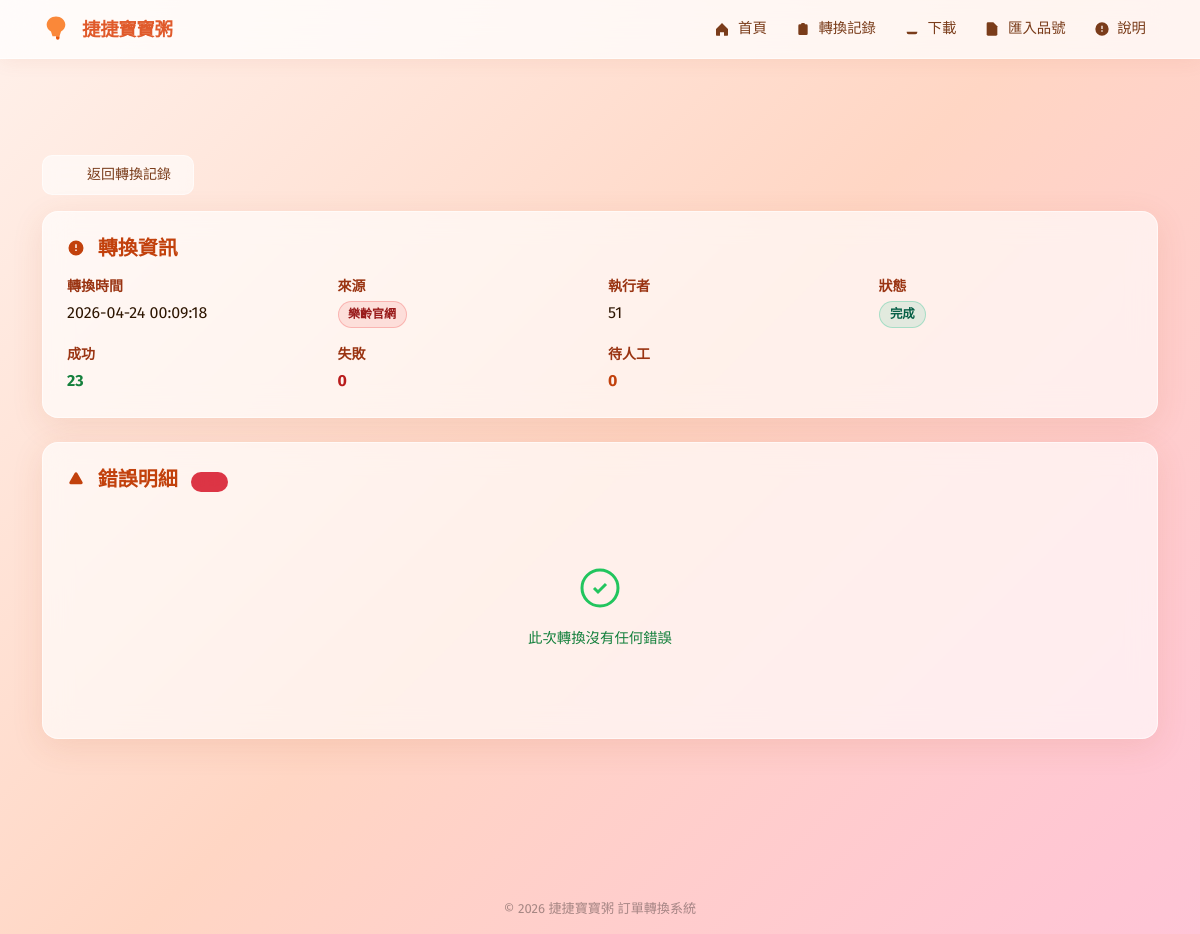
The page /errors/2 on the database its author committed.
### app/models.py (models this page shows, shortened)
class ConversionLog(db.Model):
    __tablename__ = "conversion_logs"
    id            = db.Column(db.Integer, primary_key=True)
    created_at    = db.Column(db.DateTime, default=datetime.utcnow, nullable=False)
    operator      = db.Column(db.String(50))
    source_type   = db.Column(db.String(20), nullable=False)  # shopee|a1baby|leage
    input_files   = db.Column(db.Text)   # JSON 陣列（原始檔名）
    success_count = db.Column(db.Integer, default=0)
    fail_count    = db.Column(db.Integer, default=0)
    manual_count  = db.Column(db.Integer, default=0)
    output_files  = db.Column(db.Text)   # JSON 陣列（完整輸出路徑）
    status        = db.Column(db.String(20), nullable=False)  # completed|partial|failed
    errors = db.relationship("ConversionError", back_populates="log",
                             cascade="all, delete-orphan", lazy="dynamic")

### app/routes.py (the view)
@bp.route("/errors/<int:log_id>")
def error_detail(log_id: int):
    log    = ConversionLog.query.get_or_404(log_id)
    errors = ConversionError.query.filter_by(log_id=log_id).all()
    return render_template("error_detail.html", log=log, errors=errors,
                           resolved_ids=set(),
                           source_labels=SOURCE_LABELS)

### templates/error_detail.html (shortened to what this page needs)
{% extends "base.html" %}
{% block content %}
<div class="mb-3">
  <a href="{{ url_for('main.report') }}" class="btn btn-sm btn-glass-secondary">
    <svg width="14" height="14" viewBox="0 0 24 24" fill="currentColor" class="me-1"><path d="M10 19l-7-7m0 0l7-7m-7 7h18"/></svg>
    返回轉換記錄
  </a>
</div>
<div class="glass-card p-4 mb-4">
  <h5 class="fw-bold mb-3" style="color:#c2410c">
    <svg width="18" height="18" viewBox="0 0 24 24" fill="currentColor" class="me-2" style="vertical-align:-2px">
      <path d="M12 2a10 10 0 100 20A10 10 0 0012 2zm1 14h-2v-2h2v2zm0-4h-2V7h2v5z"/>
    </svg>
    轉換資訊
  </h5>
  <div class="row g-3">
    <div class="col-sm-6 col-md-3">
      <div class="small fw-semibold mb-1" style="color:#9a3412">轉換時間</div>
      <div>{{ log.created_at.strftime('%Y-%m-%d %H:%M:%S') }}</div>
    </div>
    <div class="col-sm-6 col-md-3">
      <div class="small fw-semibold mb-1" style="color:#9a3412">來源</div>
      <div>
        {% set src = log.source_type %}
        <span class="badge-source badge-{{ src }}">{{ source_labels.get(src, src) }}</span>
      </div>
    </div>
    <div class="col-sm-6 col-md-3">
      <div class="small fw-semibold mb-1" style="color:#9a3412">執行者</div>
      <div>{{ log.operator or '—' }}</div>
    </div>
    <div class="col-sm-6 col-md-3">
      <div class="small fw-semibold mb-1" style="color:#9a3412">狀態</div>
      <div>
        {% set status_map = {'completed':('completed','完成'),'partial':('partial','部分'),'failed':('failed','失敗')} %}
        {% set cls, txt = status_map.get(log.status, ('secondary', log.status)) %}
        <span class="status-chip status-{{ cls }}">{{ txt }}</span>
      </div>
    </div>
    <div class="col-sm-6 col-md-3">
      <div class="small fw-semibold mb-1" style="color:#9a3412">成功</div>
      <div class="fw-bold" style="color:#15803d">{{ log.success_count }}</div>
    </div>
    <div class="col-sm-6 col-md-3">
      <div class="small fw-semibold mb-1" style="color:#9a3412">失敗</div>
      <div class="fw-bold" style="color:#b91c1c">{{ log.fail_count }}</div>
    </div>
    <div class="col-sm-6 col-md-3">
      <div class="small fw-semibold mb-1" style="color:#9a3412">待人工</div>
      <div class="fw-bold" style="color:#c2410c">{{ log.manual_count }}</div>
    </div>
  </div>
</div>
<div class="glass-card p-4">
  <h5 class="fw-bold mb-4" style="color:#c2410c">
    <svg width="18" height="18" viewBox="0 0 24 24" fill="currentColor" class="me-2" style="vertical-align:-2px">
      <path d="M12 9v2m0 4h.01m-6.938 4h13.856c1.54 0 2.502-1.667 1.732-3L13.732 4c-.77-1.333-2.694-1.333-3.464 0L3.34 16c-.77 1.333.192 3 1.732 3z"/>
    </svg>
    錯誤明細
    <span class="badge bg-danger bg-opacity-15 text-danger ms-2 rounded-pill" style="font-size:.75rem">{{ errors|length }} 筆</span>
  </h5>
  {% if errors %}
  <div class="d-flex flex-column gap-3">
    {% for err in errors %}
    {% set candidates = err.candidates %}
    <div class="error-block rounded-3 p-3" style="background:rgba(239,68,68,.06);border:1px solid rgba(239,68,68,.18)"
         id="err-{{ err.id }}">
      <div class="d-flex align-items-start gap-3 flex-wrap">
        {% if err.source_file %}
        <span class="badge bg-secondary bg-opacity-15 text-secondary rounded-pill flex-shrink-0" style="font-size:.72rem;margin-top:2px;font-family:monospace">
          📄 {{ err.source_file }}
        </span>
        {% endif %}
        {% if err.row_number %}
        <span class="badge bg-danger bg-opacity-15 text-danger rounded-pill flex-shrink-0" style="font-size:.75rem;margin-top:2px">
          行 {{ err.row_number }}
        </span>
        {% endif %}
        <div class="flex-grow-1">
          {% if err.field_name %}
          <code style="font-size:.8rem;background:rgba(249,115,22,.15);padding:2px 7px;border-radius:4px;color:#c2410c">{{ err.field_name }}</code>
          {% endif %}
          {% if err.original_value %}
          <span class="fw-semibold ms-2" style="font-size:.9rem">{{ err.original_value }}</span>
          {% endif %}
          <div class="small mt-1" style="color:#7c2d12">{{ err.reason }}</div>
        </div>
        {% if err.id in resolved_ids %}
        <span class="badge bg-success bg-opacity-20 text-success rounded-pill flex-shrink-0">
          <svg width="12" height="12" viewBox="0 0 24 24" fill="currentColor" class="me-1"><path d="M9 12l2 2 4-4m6 2a9 9 0 11-18 0 9 9 0 0118 0z"/></svg>已新增別名
        </span>
        {% endif %}
      </div>
      {% if candidates and err.id not in resolved_ids %}
      <div class="mt-3">
        <div class="small fw-semibold mb-2" style="color:#92400e">
          <svg width="13" height="13" viewBox="0 0 24 24" fill="currentColor" class="me-1"><path d="M9.663 17h4.673M12 3v1m6.364 1.636l-.707.707M21 12h-1M4 12H3m3.343-5.657l-.707-.707m2.828 9.9a5 5 0 117.072 0l-.548.547A3.374 3.374 0 0014 18.469V19a2 2 0 11-4 0v-.531c0-.895-.356-1.754-.988-2.386l-.548-.547z"/></svg>
          系統建議候選品項，請確認後點選「設為別名」
        </div>
        <div class="d-flex flex-wrap gap-2">
          {% for c in candidates %}
          <div class="candidate-card d-flex align-items-center gap-2 px-3 py-2 rounded-3"
               style="background:rgba(255,255,255,.7);border:1px solid {% if c.match_type == 'price' %}rgba(34,197,94,.35){% else %}rgba(59,130,246,.35){% endif %};cursor:default">
            <div>
              <div class="small fw-semibold" style="color:#1e293b">{{ c.品名 }}</div>
              <div class="d-flex gap-2 mt-1">
                <span style="font-size:.73rem;color:#64748b">{{ c.品號 }}</span>
                <span style="font-size:.73rem;font-weight:600;color:#15803d">${{ c.商品結帳價 }}</span>
                <span class="badge rounded-pill {% if c.match_type == 'price' %}bg-success bg-opacity-15 text-success{% else %}bg-primary bg-opacity-10 text-primary{% endif %}"
                      style="font-size:.65rem">
                  {{ '金額符合' if c.match_type == 'price' else '名稱相近' }}
                </span>
              </div>
            </div>
            <button class="btn btn-sm ms-auto flex-shrink-0"
                    style="background:rgba(249,115,22,.15);color:#c2410c;border:1px solid rgba(249,115,22,.3);font-size:.78rem;white-space:nowrap"
                    onclick="addAlias('{{ err.id }}', '{{ err.original_value | e }}', '{{ c.品號 }}', '{{ c.品名 | e }}')">
              設為別名
            </button>
          </div>
          {% endfor %}
        </div>
      </div>
      {% elif not candidates and err.field_name == '商品名稱' and err.id not in resolved_ids %}
      <div class="mt-2 small" style="color:#94a3b8">（無相近候選品項，請手動更新品號資料.csv）</div>
      {% endif %}
    </div>
    {% endfor %}
  </div>
  {% else %}
  <div class="text-center py-5">
    <svg width="48" height="48" viewBox="0 0 24 24" fill="none" stroke="#22c55e" stroke-width="1.5" class="mb-3">
      <path d="M9 12l2 2 4-4m6 2a9 9 0 11-18 0 9 9 0 0118 0z"/>
    </svg>
    <p style="color:#15803d;font-size:.9rem">此次轉換沒有任何錯誤</p>
  </div>
  {% endif %}
</div>
<div id="toastContainer" class="position-fixed bottom-0 end-0 p-3" style="z-index:9999"></div>
{% endblock %}

### static/css/custom.css (style rules this page uses)
:root { --blur-amount: 14px; --glass-bg: rgba(255, 255, 255, 0.65); --glass-bg-strong: rgba(255, 255, 255, 0.80); --glass-border: rgba(255, 255, 255, 0.55); --glass-shadow: 0 8px 32px rgba(180, 80, 40, 0.12); --gradient-start: #fff1eb; --gradient-mid: #ffd6c4; --gradient-end: #ffc3d6; --primary: #e05a2b; --primary-light: #ff8c5a; --text-dark: #2d1500; --text-medium: #7a3c1a; --text-muted: #a0614a; --radius: 16px; --radius-sm: 10px; --transition: 200ms ease; }
*, *::before, *::after { box-sizing: border-box; }
html, body { min-height: 100vh; font-family: 'Fira Sans', -apple-system, BlinkMacSystemFont, 'Segoe UI', sans-serif; color: var(--text-dark); }
body { background: linear-gradient(135deg, var(--gradient-start) 0%, var(--gradient-mid) 50%, var(--gradient-end) 100%); background-attachment: fixed; }
.glass-card { background: var(--glass-bg); backdrop-filter: blur(var(--blur-amount)); -webkit-backdrop-filter: blur(var(--blur-amount)); border: 1px solid var(--glass-border); border-radius: var(--radius); box-shadow: var(--glass-shadow); }
.btn-glass-secondary { background: rgba(255, 255, 255, 0.6); color: var(--text-medium); border: 1px solid var(--glass-border); border-radius: var(--radius-sm); font-weight: 500; padding: 0.55rem 1.4rem; backdrop-filter: blur(8px); transition: all var(--transition); cursor: pointer; }
.badge-source { display: inline-block; white-space: nowrap; }
.badge-a1leage { background: rgba(239, 68, 68, 0.12); color: #991b1b; border: 1px solid rgba(239, 68, 68, 0.28); font-size: 0.75rem; font-weight: 600; padding: 0.2rem 0.6rem; border-radius: 20px; }
.status-chip { display: inline-block; white-space: nowrap; font-size: 0.78rem; font-weight: 600; padding: 0.18rem 0.65rem; border-radius: 20px; }
.status-completed, .chip-completed { background: rgba(16, 185, 129, 0.12); color: #065f46; border: 1px solid rgba(16, 185, 129, 0.28); }

### rows shown on the page
ConversionLog: created_at "2026-04-24 00:09:18", get "樂齡官網", operator "51", success_count "23", fail_count "0", manual_count "0"

### other values the page prints
{{ txt }} "完成"
